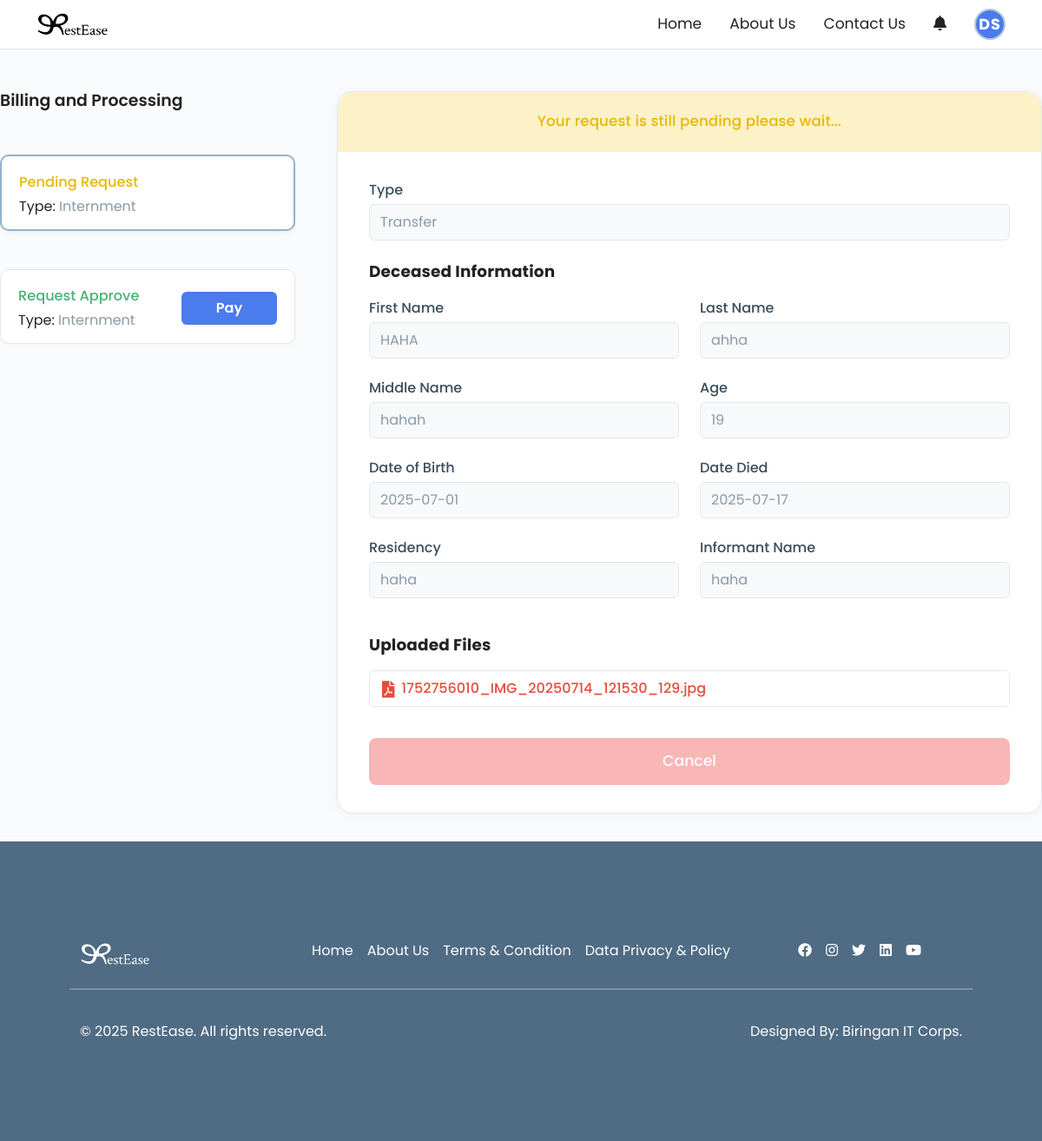
The page /ClientSide/clientbilling.php (signed in) on the database as committed earlier.
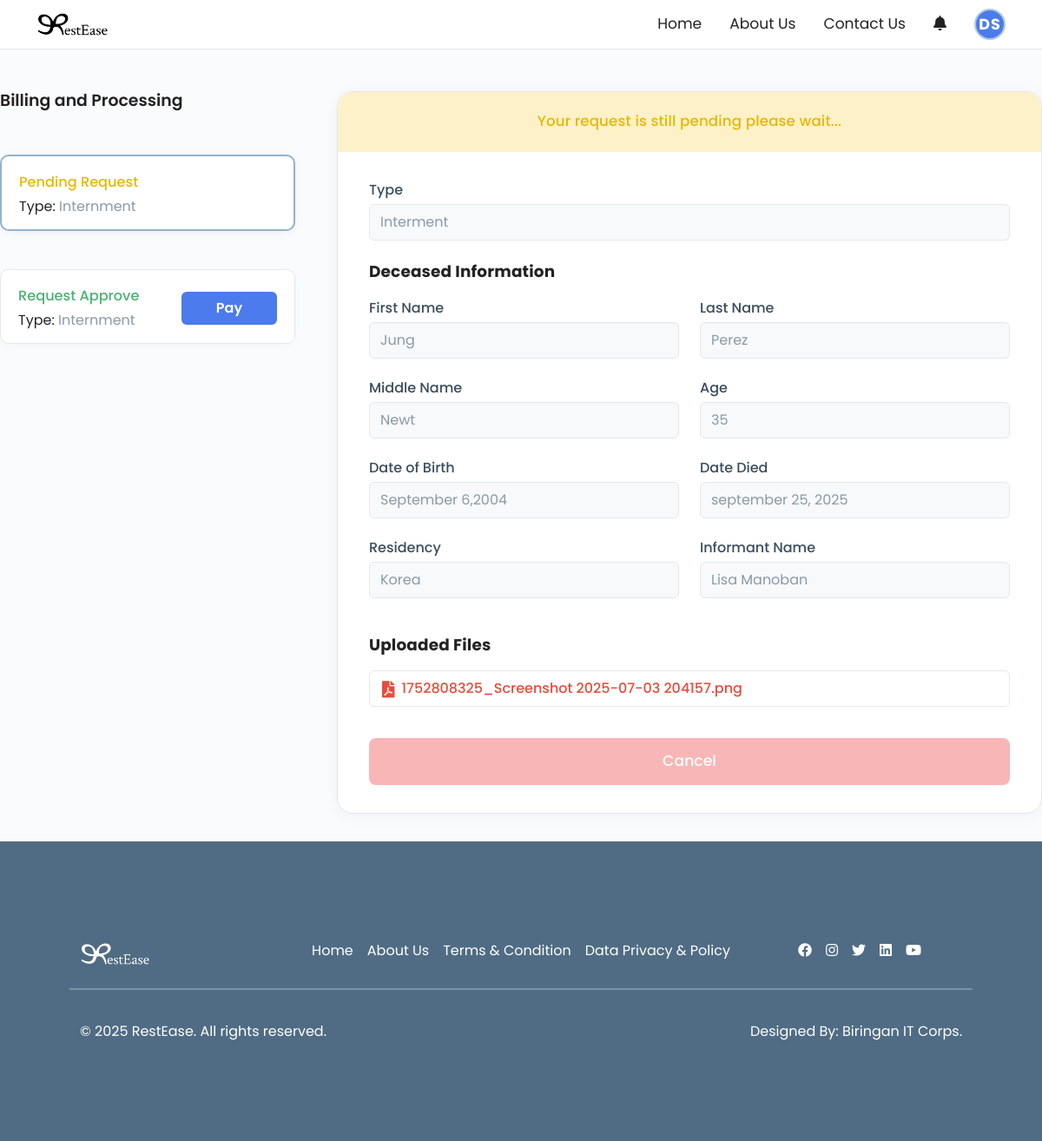
The same page on the database as committed later.
### tables this page shows
CREATE TABLE `client_requests` (
  `id` int(11) NOT NULL,
  `user_id` int(11) DEFAULT NULL,
  `type` enum('Interment','Transfer','Exhumation') NOT NULL,
  `first_name` varchar(100) NOT NULL,
  `last_name` varchar(100) NOT NULL,
  `middle_name` varchar(100) DEFAULT NULL,
  `age` int(11) NOT NULL,
  `dob` varchar(50) NOT NULL,
  `dod` varchar(50) NOT NULL,
  `residency` varchar(150) NOT NULL,
  `informant_name` varchar(150) NOT NULL,
  `file_upload` varchar(255) DEFAULT NULL,
  `created_at` timestamp NOT NULL DEFAULT current_timestamp()
);

### ClientSide/clientbilling.php (the view, shortened to what the changed rows need)
<?php
include_once '../Includes/db.php';
$user_id = isset($_SESSION['user_id']) ? $_SESSION['user_id'] : null;
$request = null;
if ($user_id) {
    $stmt = $conn->prepare("SELECT * FROM client_requests WHERE user_id = ? ORDER BY created_at DESC LIMIT 1");
    $stmt->bind_param("i", $user_id);
    $stmt->execute();
    $result = $stmt->get_result();
    $request = $result->fetch_assoc();
}
?>
<!DOCTYPE html>
<html lang="en">
<head>
    <link href="https://cdn.jsdelivr.net/npm/bootstrap@5.3.0/dist/css/bootstrap.min.css" rel="stylesheet">
    <link href="https://cdnjs.cloudflare.com/ajax/libs/font-awesome/5.15.4/css/all.min.css" rel="stylesheet">
    <link rel="stylesheet" href="../css/navbar.css">
    <link rel="stylesheet" href="../css/footer.css">
    <link rel="stylesheet" href="../css/clientbilling.css">
</head>
<body>
   <div class="billing-container">
       <div class="billing-left">
           <h2>Billing and Processing</h2>
       </div>
       <div class="billing-right" id="billingRight">
           <?php if (!$request): ?>
               <div class="no-request-container">
                   <span class="no-request-icon"><i class="fas fa-exclamation-triangle"></i></span>
                   <div class="no-request-title">No Pending Requests</div>
                   <div class="no-request-desc">You have no pending requests at this time.<br>Submit a new request to see it here.</div>
               </div>
           <?php else: ?>
           <div class="pending-info">Your request is still pending please wait...</div>
           <form class="billing-form" onsubmit="return false;">
               <div class="form-group">
                   <label>Type</label>
                   <input type="text" value="<?php echo htmlspecialchars($request['type']); ?>" readonly>
               </div>
               <div class="form-section">
                   <div class="section-title">Deceased Information</div>
                   <div class="form-row">
                       <div class="form-group">
                           <label>First Name</label>
                           <input type="text" value="<?php echo htmlspecialchars($request['first_name']); ?>" readonly>
                       </div>
                       <div class="form-group">
                           <label>Last Name</label>
                           <input type="text" value="<?php echo htmlspecialchars($request['last_name']); ?>" readonly>
                       </div>
                   </div>
                   <div class="form-row">
                       <div class="form-group">
                           <label>Middle Name</label>
                           <input type="text" value="<?php echo htmlspecialchars($request['middle_name']); ?>" readonly>
                       </div>
                       <div class="form-group">
                           <label>Age</label>
                           <input type="text" value="<?php echo htmlspecialchars($request['age']); ?>" readonly>
                       </div>
                   </div>
                   <div class="form-row">
                       <div class="form-group">
                           <label>Date of Birth</label>
                           <input type="text" value="<?php echo htmlspecialchars($request['dob']); ?>" readonly>
                       </div>
                       <div class="form-group">
                           <label>Date Died</label>
                           <input type="text" value="<?php echo htmlspecialchars($request['dod']); ?>" readonly>
                       </div>
                   </div>
                   <div class="form-row">
                       <div class="form-group">
                           <label>Residency</label>
                           <input type="text" value="<?php echo htmlspecialchars($request['residency']); ?>" readonly>
                       </div>
                       <div class="form-group">
                           <label>Informant Name</label>
                           <input type="text" value="<?php echo htmlspecialchars($request['informant_name']); ?>" readonly>
                       </div>
                   </div>
               </div>
               <div class="form-section">
                   <div class="section-title">Uploaded Files</div>
                   <div class="uploaded-file">
                       <i class="fas fa-file-pdf"></i>
                       <span class="file-name"><?php echo $request['file_upload'] ? htmlspecialchars($request['file_upload']) : 'BirthCert.pdf'; ?></span>
                   </div>
               </div>
               <button class="cancel-btn" type="button" onclick="showCancelModal()">Cancel</button>
           </form>
           <?php endif; ?>
       </div>
   </div>
</body>
</html>

Rows that differ between the two databases and show on the page:
removed client_requests: type "Transfer", first_name "HAHA", last_name "ahha", middle_name "hahah", age "19", dob "2025-07-01", dod "2025-07-17", residency "haha", informant_name "haha", file_upload "1752756010_IMG_20250714_121530_129.jpg"
added client_requests: type "Interment", first_name "Jung", last_name "Perez", middle_name "Newt", age "35", dob "September 6,2004", dod "september 25, 2025", residency "Korea", informant_name "Lisa Manoban", file_upload "1752808325_Screenshot 2025-07-03 204157.png"
